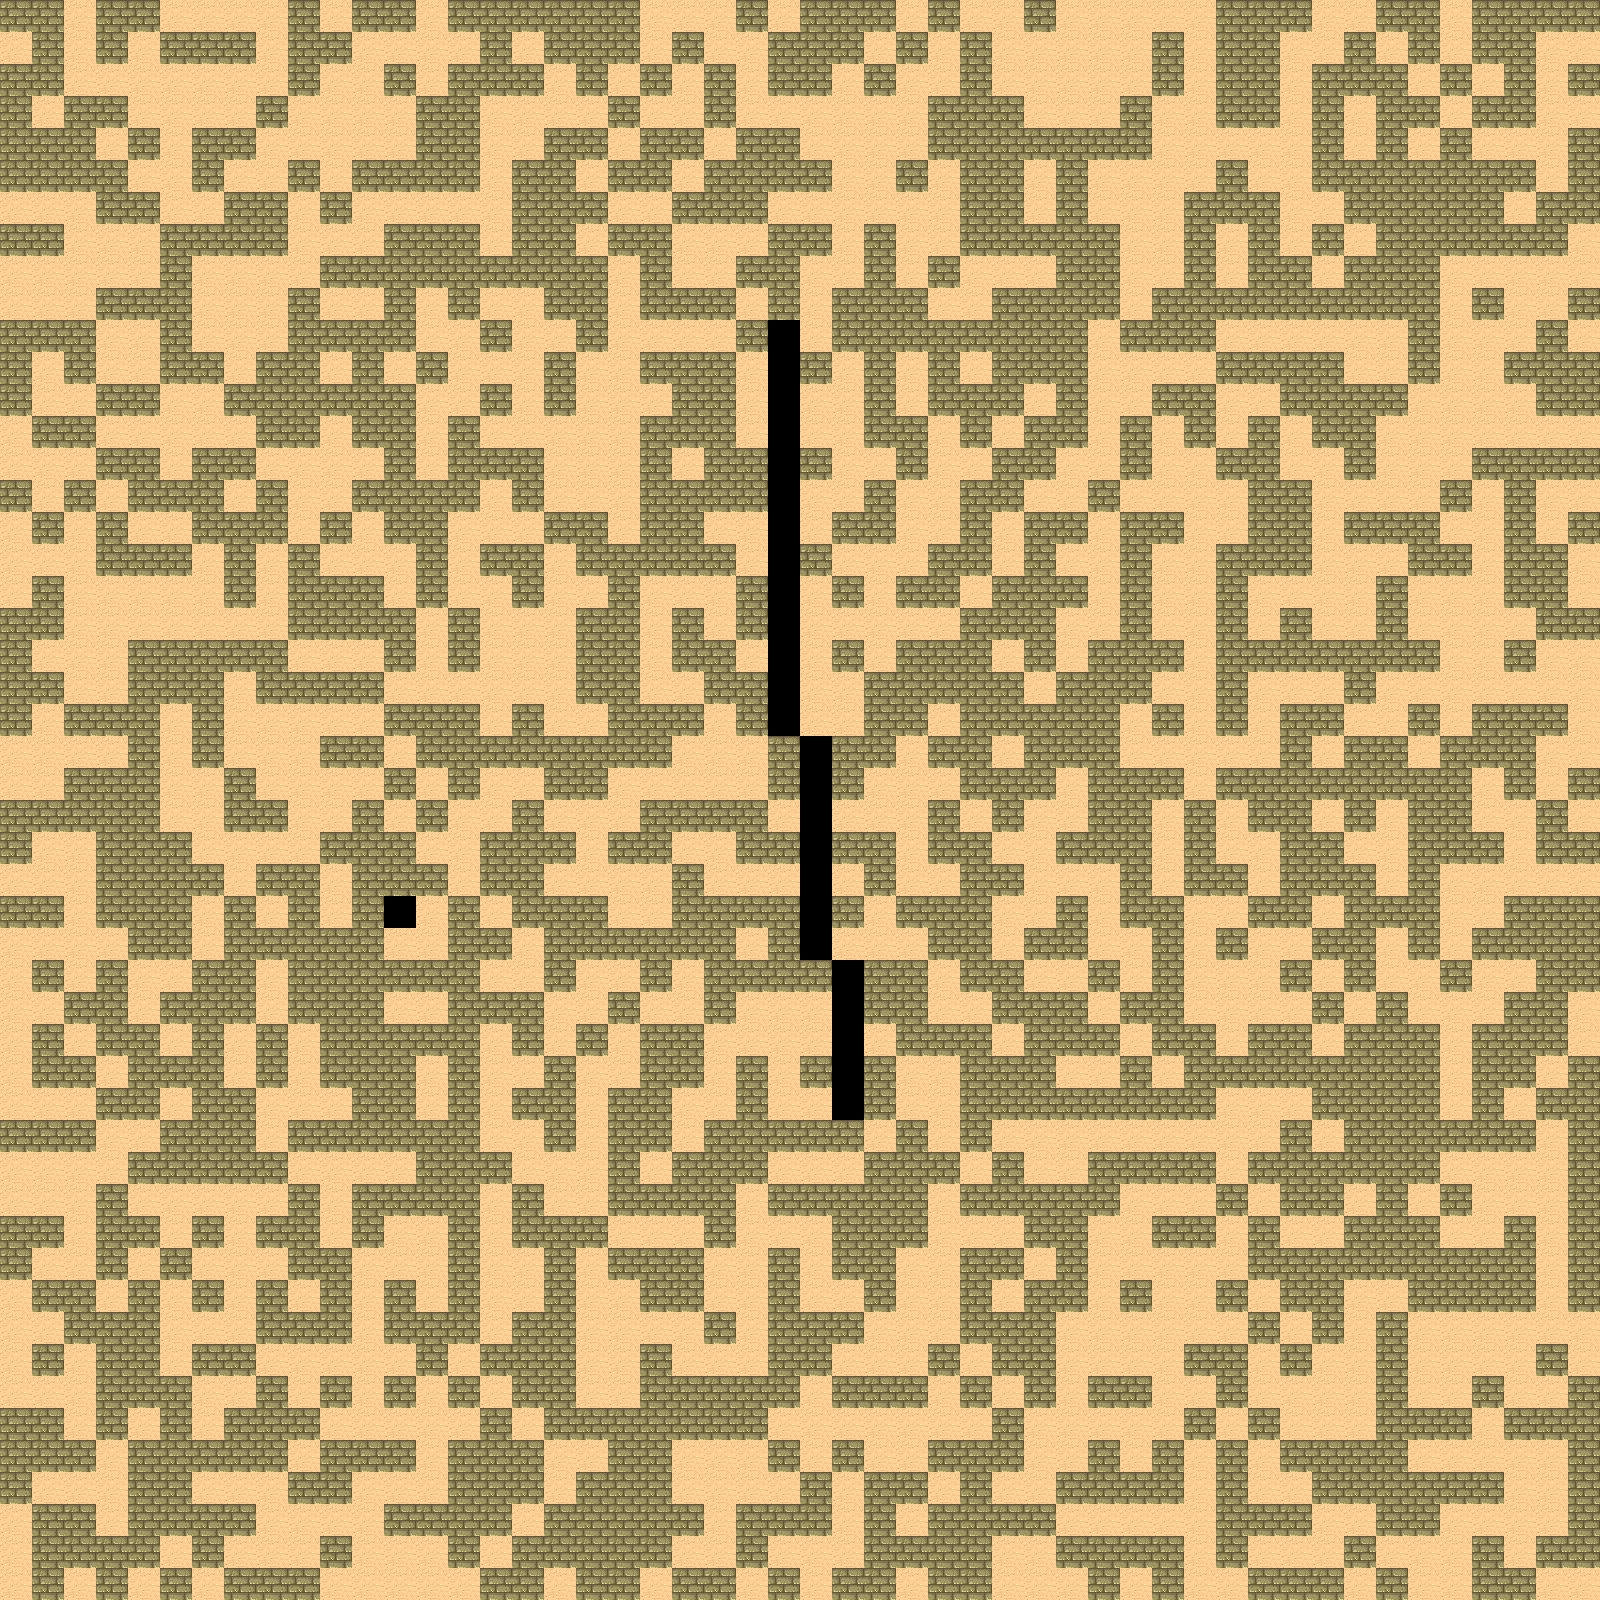

Tiled map render using the project's own tile images. Description and the map definition, with tile-layer contents summarised, below:
An orthogonal 50x50 tile map with 32x32 px tiles, 1 tile layer (Tile Layer 1).

<map version="1.2" tiledversion="1.2.4" orientation="orthogonal" renderorder="right-down" width="50" height="50" tilewidth="32" tileheight="32" infinite="0" nextlayerid="2" nextobjectid="1">
 <tileset firstgid="1" name="tmw_desert_spacing" tilewidth="32" tileheight="32" spacing="1" margin="1" tilecount="48" columns="8">
  <image source="tmw_desert_spacing.png" trans="ff00ff" width="265" height="199" />
 </tileset>
 <layer id="1" name="Tile Layer 1" width="50" height="50">
  <data>[2500 cells, 2474 non-empty, 2 distinct tile ids]</data>
 </layer>
</map>
